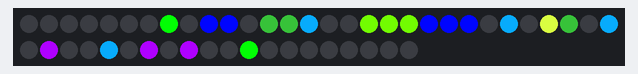
Simulated run of this program. Board: CircuitPython board. Parts: 50 RGB LEDs in strip order, left to right, continuing on the next row.

Above: at 10.67 s.
At 21.28 s:
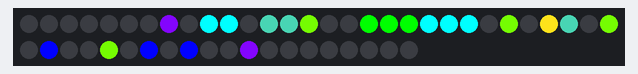
At 39.01 s:
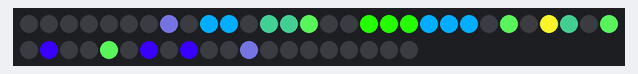

The program:

main.py
```python
import board
import neopixel
from adafruit_led_animation.color import CYAN, BLUE, PURPLE, GREEN, YELLOW
from adafruit_led_animation.animation.colorcycle import ColorCycle
from adafruit_led_animation.helper import PixelSubset
from adafruit_led_animation.sequence import AnimationSequence
from adafruit_led_animation.group import AnimationGroup
DARK_BLUE = (3,5,99)
DARK_GREEN = (25,89,25)
BLUE_GREEN = (44,130,110)
LIGHT_GREEN = (114,245,2)
MED_BLUE = (5,165,250)
YELLOW_ORANGE = (250,224,27)
GREEN_YELLOW = (213,250,65)
TEAL = (45,128,140)
DARK_PURPLE = (128,5,247)

# construct color cycles given start and end colors

def color_cycle_array(start, end, steps):
    colors = list(map(lambda step: interpolate_color_between(
        start, end, step/steps), [i for i in range(steps)]))
    colors.extend(colors[::-1])
    return colors


def interpolate_color_between(color1, color2, ratio):
    r1, g1, b1 = color1
    r2, g2, b2 = color2
    r = int(r1 + (r2 - r1) * ratio)
    g = int(g1 + (g2 - g1) * ratio)
    b = int(b1 + (b2 - b1) * ratio)
    return (r, g, b)


pixel_pin = board.D18
pixel_num = 50

pixels = neopixel.NeoPixel(
    pixel_pin, pixel_num, brightness=1, auto_write=False,
    pixel_order=neopixel.RGB)

# LED # for each objects on Pillar, end number is non-inclusive
rock = PixelSubset(pixels, 27, 28)
shelf = PixelSubset(pixels, 20, 23)
antler = PixelSubset(pixels, 17, 20)
small_brain = PixelSubset(pixels, 7, 8)
big_brain = PixelSubset(pixels, 9, 11)
barnacle = PixelSubset(pixels, 12, 14)
branch1 = PixelSubset(pixels, 14, 15)
branch2 = PixelSubset(pixels, 24, 25)
moray = PixelSubset(pixels, 26, 27)
pipe_barnacle1 = PixelSubset(pixels, 29, 30)
pointy_lips1 = PixelSubset(pixels, 31, 32)
pipe_barnacle2 = PixelSubset(pixels, 34, 35)
pointy_lips2 = PixelSubset(pixels, 36, 37)
pointy_lips3 = PixelSubset(pixels, 38, 39)
crab_on_coral = PixelSubset(pixels, 41, 42)

# Color cycles

steps = 50
cyan_to_blue = color_cycle_array(CYAN, BLUE, steps)
blue_to_purple = color_cycle_array(BLUE, PURPLE, steps)
green_to_light_green = color_cycle_array(GREEN, LIGHT_GREEN, steps)
blue_green_to_dark_green = color_cycle_array(BLUE_GREEN, DARK_GREEN, steps)
light_green_to_med_blue = color_cycle_array(LIGHT_GREEN, MED_BLUE, steps)
dark_purple_to_green = color_cycle_array(DARK_PURPLE, GREEN, steps)
yellow_orange_to_green_yellow = color_cycle_array(YELLOW_ORANGE, GREEN_YELLOW, steps)

# Setup animations
# TODO: add delay to the cycle
speed = 0.2
crab_animation = ColorCycle(crab_on_coral, speed, dark_purple_to_green)
lips1_animation = ColorCycle(pointy_lips1, speed, blue_to_purple)
lips2_animation = ColorCycle(pointy_lips2, speed, blue_to_purple)
lips3_animation = ColorCycle(pointy_lips3, speed, blue_to_purple)
pipe1_animation = ColorCycle(pipe_barnacle1, speed, light_green_to_med_blue)
pipe2_animation = ColorCycle(pipe_barnacle2, speed, light_green_to_med_blue)
rock_animation = ColorCycle(rock, speed, blue_green_to_dark_green)
moray_animation = ColorCycle(moray, speed, yellow_orange_to_green_yellow)
shelf_animation = ColorCycle(shelf, speed, cyan_to_blue)
branch1_animation = ColorCycle(branch1, speed, light_green_to_med_blue)
branch2_animation = ColorCycle(branch2, speed, light_green_to_med_blue)
barnacle_animation = ColorCycle(barnacle, speed, blue_green_to_dark_green)
antler_animation = ColorCycle(antler, speed, green_to_light_green)
big_brain_animation = ColorCycle(big_brain, speed, cyan_to_blue)
sm_brain_animation = ColorCycle(small_brain, speed, dark_purple_to_green)


animations = AnimationSequence(
    AnimationGroup(
        rock_animation,
        antler_animation,
        shelf_animation,
        sm_brain_animation,
        big_brain_animation,
        barnacle_animation,
        branch1_animation,
        branch2_animation,
        moray_animation,
        pipe1_animation,
        pipe2_animation,
        lips1_animation,
        lips2_animation,
        lips3_animation,
        crab_animation,
    ),
)

# main loop
try:
    while True:
        animations.animate()
except KeyboardInterrupt:
    pixels.fill((0, 0, 0))
    pixels.show()
```
